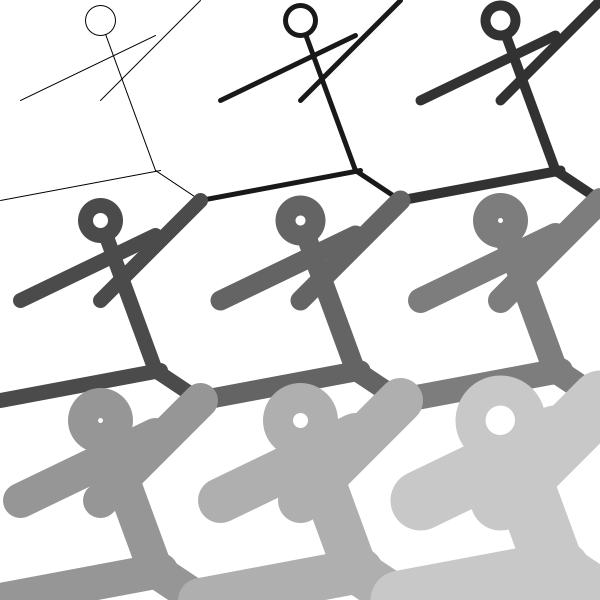
Frame 1 (no input)
Frame 60 (the mouse pressed at the canvas centre just before this capture): identical to frame 1, image omitted
Frame 120 (the mouse held since frame 60 and released just before this capture): identical to frame 1, image omitted

The Processing sketch that drew this single still picture (run headless with seeded random() and noise(); from frame 60 on, the mouse is pressed at the canvas centre):

// Processing sketch: processing_15193
// ── processing_15193.pde



void setup(){
  size(600,600);
  smooth();
}

void draw(){
  background(255);
  
  
drawMan(100,100,0,100,100,1);
drawMan(300,100,25,100,100,5);
drawMan(500,100,50,100,100,10);
drawMan(100,300,75,100,100,15);
drawMan(300,300,100,100,100,20);
drawMan(500,300,125,100,100,25);
drawMan(100,500,150,100,100,35);
drawMan(300,500,175,100,100,45);
drawMan(500,500,200,100,100,60);


}


void drawMan(int x, int y, int c, int x2, int y2, int sex){
  stroke(c);
  strokeWeight(sex);
  line(x-(x2-20), y, x+(x2-45), y-(y2-35));
  line(x, y-(y2-20), x+(x2-45), y+(y2-30));
  line(x+x2, y-y2, x, y);
  line(x-x2, y+y2, x+(x2-40), y+(y2-30));
  line(x+x2, y+y2, x+(x2-45), y +(y2-30));
  ellipse(x,y-80,30,30);
}
